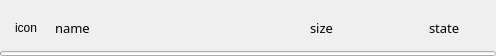
<?xml version="1.0" encoding="UTF-8"?>
<ui version="4.0">
 <class>UploadFileListeItem</class>
 <widget class="QDialog" name="UploadFileListeItem">
  <property name="geometry">
   <rect>
    <x>0</x>
    <y>0</y>
    <width>496</width>
    <height>56</height>
   </rect>
  </property>
  <property name="windowTitle">
   <string>Dialog</string>
  </property>
  <widget class="QProgressBar" name="progressBar">
   <property name="geometry">
    <rect>
     <x>0</x>
     <y>51</y>
     <width>496</width>
     <height>5</height>
    </rect>
   </property>
   <property name="value">
    <number>0</number>
   </property>
   <property name="textVisible">
    <bool>false</bool>
   </property>
  </widget>
  <widget class="QLabel" name="file_icon">
   <property name="geometry">
    <rect>
     <x>15</x>
     <y>12</y>
     <width>32</width>
     <height>32</height>
    </rect>
   </property>
   <property name="text">
    <string>icon</string>
   </property>
  </widget>
  <widget class="QLabel" name="file_name">
   <property name="geometry">
    <rect>
     <x>55</x>
     <y>12</y>
     <width>241</width>
     <height>32</height>
    </rect>
   </property>
   <property name="font">
    <font>
     <family>微软雅黑</family>
     <pointsize>10</pointsize>
    </font>
   </property>
   <property name="text">
    <string>name</string>
   </property>
  </widget>
  <widget class="QLabel" name="file_size">
   <property name="geometry">
    <rect>
     <x>310</x>
     <y>12</y>
     <width>101</width>
     <height>32</height>
    </rect>
   </property>
   <property name="font">
    <font>
     <family>微软雅黑</family>
     <pointsize>10</pointsize>
    </font>
   </property>
   <property name="styleSheet">
    <string notr="true"/>
   </property>
   <property name="text">
    <string>size</string>
   </property>
  </widget>
  <widget class="QLabel" name="file_state">
   <property name="geometry">
    <rect>
     <x>429</x>
     <y>12</y>
     <width>61</width>
     <height>32</height>
    </rect>
   </property>
   <property name="font">
    <font>
     <family>微软雅黑</family>
     <pointsize>10</pointsize>
    </font>
   </property>
   <property name="styleSheet">
    <string notr="true"/>
   </property>
   <property name="text">
    <string>state</string>
   </property>
  </widget>
 </widget>
 <resources/>
 <connections/>
</ui>
